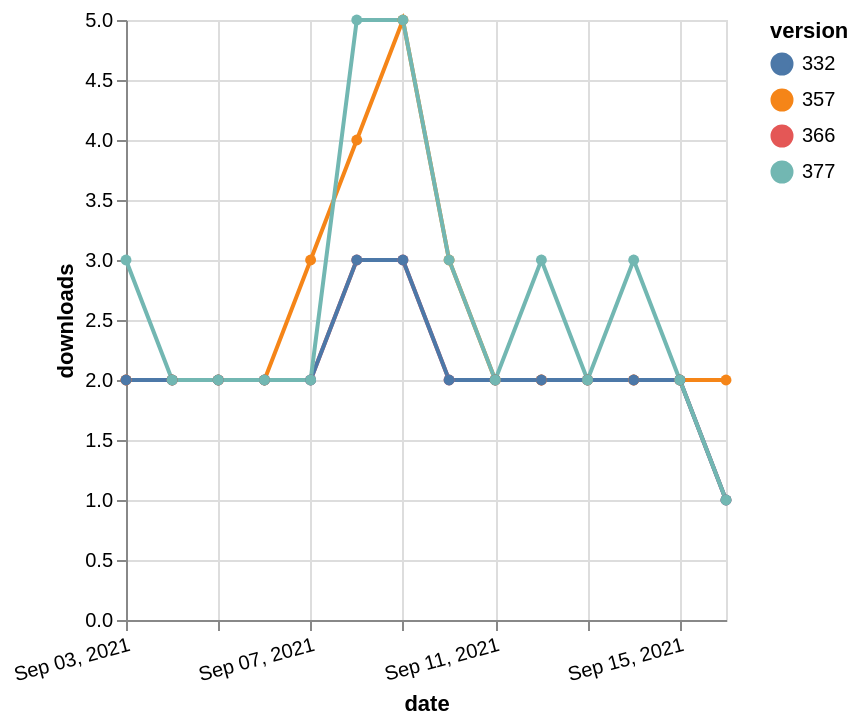

Write the Vega-Lite specification saved for this chart.
### Vega-Lite specification from a JSON file in a GitHub repository (floating-point values rounded to 4 significant figures)
{"$schema": "https://vega.github.io/schema/vega-lite/v5.json", "description": "A simple bar chart with embedded data.", "data": {"values": [{"date": "2021-09-03", "total": 2349, "delta": 2, "version": "366"}, {"date": "2021-09-04", "total": 2351, "delta": 2, "version": "366"}, {"date": "2021-09-05", "total": 2353, "delta": 2, "version": "366"}, {"date": "2021-09-06", "total": 2355, "delta": 2, "version": "366"}, {"date": "2021-09-07", "total": 2357, "delta": 2, "version": "366"}, {"date": "2021-09-08", "total": 2360, "delta": 3, "version": "366"}, {"date": "2021-09-09", "total": 2363, "delta": 3, "version": "366"}, {"date": "2021-09-10", "total": 2365, "delta": 2, "version": "366"}, {"date": "2021-09-11", "total": 2367, "delta": 2, "version": "366"}, {"date": "2021-09-12", "total": 2369, "delta": 2, "version": "366"}, {"date": "2021-09-13", "total": 2371, "delta": 2, "version": "366"}, {"date": "2021-09-14", "total": 2373, "delta": 2, "version": "366"}, {"date": "2021-09-15", "total": 2375, "delta": 2, "version": "366"}, {"date": "2021-09-16", "total": 2376, "delta": 1, "version": "366"}, {"date": "2021-09-03", "total": 2917, "delta": 2, "version": "357"}, {"date": "2021-09-04", "total": 2919, "delta": 2, "version": "357"}, {"date": "2021-09-05", "total": 2921, "delta": 2, "version": "357"}, {"date": "2021-09-06", "total": 2923, "delta": 2, "version": "357"}, {"date": "2021-09-07", "total": 2926, "delta": 3, "version": "357"}, {"date": "2021-09-08", "total": 2930, "delta": 4, "version": "357"}, {"date": "2021-09-09", "total": 2935, "delta": 5, "version": "357"}, {"date": "2021-09-10", "total": 2938, "delta": 3, "version": "357"}, {"date": "2021-09-11", "total": 2940, "delta": 2, "version": "357"}, {"date": "2021-09-12", "total": 2942, "delta": 2, "version": "357"}, {"date": "2021-09-13", "total": 2944, "delta": 2, "version": "357"}, {"date": "2021-09-14", "total": 2946, "delta": 2, "version": "357"}, {"date": "2021-09-15", "total": 2948, "delta": 2, "version": "357"}, {"date": "2021-09-16", "total": 2950, "delta": 2, "version": "357"}, {"date": "2021-09-03", "total": 2800, "delta": 2, "version": "332"}, {"date": "2021-09-04", "total": 2802, "delta": 2, "version": "332"}, {"date": "2021-09-05", "total": 2804, "delta": 2, "version": "332"}, {"date": "2021-09-06", "total": 2806, "delta": 2, "version": "332"}, {"date": "2021-09-07", "total": 2808, "delta": 2, "version": "332"}, {"date": "2021-09-08", "total": 2811, "delta": 3, "version": "332"}, {"date": "2021-09-09", "total": 2814, "delta": 3, "version": "332"}, {"date": "2021-09-10", "total": 2816, "delta": 2, "version": "332"}, {"date": "2021-09-11", "total": 2818, "delta": 2, "version": "332"}, {"date": "2021-09-12", "total": 2820, "delta": 2, "version": "332"}, {"date": "2021-09-13", "total": 2822, "delta": 2, "version": "332"}, {"date": "2021-09-14", "total": 2824, "delta": 2, "version": "332"}, {"date": "2021-09-15", "total": 2826, "delta": 2, "version": "332"}, {"date": "2021-09-16", "total": 2827, "delta": 1, "version": "332"}, {"date": "2021-09-03", "total": 2146, "delta": 3, "version": "377"}, {"date": "2021-09-04", "total": 2148, "delta": 2, "version": "377"}, {"date": "2021-09-05", "total": 2150, "delta": 2, "version": "377"}, {"date": "2021-09-06", "total": 2152, "delta": 2, "version": "377"}, {"date": "2021-09-07", "total": 2154, "delta": 2, "version": "377"}, {"date": "2021-09-08", "total": 2159, "delta": 5, "version": "377"}, {"date": "2021-09-09", "total": 2164, "delta": 5, "version": "377"}, {"date": "2021-09-10", "total": 2167, "delta": 3, "version": "377"}, {"date": "2021-09-11", "total": 2169, "delta": 2, "version": "377"}, {"date": "2021-09-12", "total": 2172, "delta": 3, "version": "377"}, {"date": "2021-09-13", "total": 2174, "delta": 2, "version": "377"}, {"date": "2021-09-14", "total": 2177, "delta": 3, "version": "377"}, {"date": "2021-09-15", "total": 2179, "delta": 2, "version": "377"}, {"date": "2021-09-16", "total": 2180, "delta": 1, "version": "377"}]}, "width": "container", "mark": {"type": "line", "point": {"filled": true}}, "encoding": {"x": {"field": "date", "type": "temporal", "timeUnit": "yearmonthdate", "title": "date", "axis": {"labelAngle": -15}}, "y": {"field": "delta", "type": "quantitative", "title": "downloads"}, "color": {"field": "version", "type": "nominal"}, "tooltip": {"field": "delta"}}}
